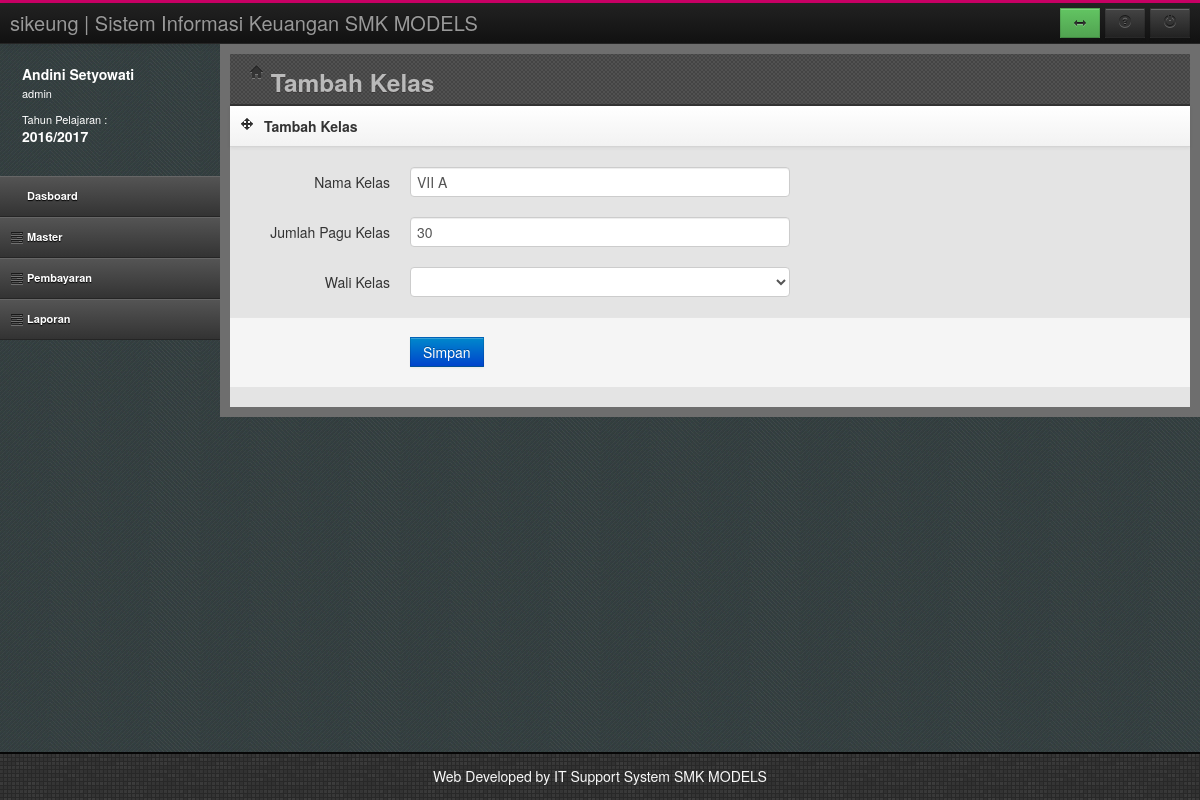
The app's page /index.php?page=addkelas&act=1&id=1 (signed in) with its own data.
### tables this page shows
CREATE TABLE `tahunjar` (
  `TahunAkademik` varchar(20) NOT NULL,
  `Status` varchar(20) DEFAULT NULL,
  PRIMARY KEY (`TahunAkademik`)
);

CREATE TABLE `kelas` (
  `idkelas` int(11) NOT NULL AUTO_INCREMENT,
  `Grade` varchar(5) DEFAULT NULL,
  `Kelas` varchar(50) DEFAULT NULL,
  `JumlahMurid` int(11) DEFAULT NULL,
  `walikelas` varchar(50) DEFAULT NULL,
  PRIMARY KEY (`idkelas`)
);

### addkelas.php (the view, shortened to what this page needs)
<?php
$act = $_GET['act'];
?>
<header class="head">
	<div class="main-bar">
		<h3><i class="icon-home"></i> Tambah Kelas</h3>
	</div>
</header>
<?php
if ($act==0)
{
?>
<div class="row-fluid">
	<div class="span12">
		<div class="box">
			<header>
				<div class="icons"><i class="icon-move"></i></div>
				<h5>Tambah Kelas</h5>
			</header>
			<form class="form-horizontal" action="simpankelas.php?act=0" method="post">
				<br>
				<div class="control-group">
					<label for="text1" class="control-label">Kelas</label>
					<div class="controls with-tooltip">
                                            <select data-placeholder="Pilih Kelas" class="chzn-select span6" tabindex="2"
                                            name="grade">
                                                    <option value="1">1</option>
                                                    <option value="2">2</option>
                                                    <option value="3">3</option>
                                                    <option value="4">4</option>
                                                    <option value="5">5</option>
                                                    <option value="6">6</option>
                                                    <option value="7">7</option>
                                                    <option value="8">8</option>
                                                    <option value="9">9</option>
                                                    <option value="10">10</option>
                                                    <option value="11">11</option>
                                                    <option value="12">12</option>
                                            </select>
					</div>
				</div>
                                <div class="control-group">
					<label for="text1" class="control-label">Nama Kelas</label>
					<div class="controls with-tooltip">
						<input type="text" id="text1" class="span6 input-tooltip" name="Kelas"
						data-original-title="Masukan Nama Kelas - Contoh: VII A" data-placement="bottom"/>
					</div>
				</div>
				<div class="control-group">
					<label for="text1" class="control-label">Jumlah Pagu Kelas</label>
					<div class="controls with-tooltip">
						<input type="text" id="text1" class="span6 input-tooltip" name="JumlahMurid"
						data-original-title="Masukan Jumlah Siswa - Contoh: 30" data-placement="bottom"/>
					</div>
				</div>
				<div class="control-group">
					<label class="control-label">Wali Kelas</label>
					<div class="controls">
						<select data-placeholder="Pilih Kelas" class="chzn-select span6" tabindex="2"
						name="walikelas">
							<option value=""></option>
							<?php
							include("koneksi.php");
							$sql ="select * from guru";
							$rw=mysql_query($sql,$conn);
							while($s=mysql_fetch_array($rw))
							{
							?>
							<option value="<?php echo $s[0];?>"><?php echo $s[1];?></option>
							<?php
							}
							?>
						</select>
					</div>
				</div>
				<div class="form-actions no-margin-bottom">
					<input type="submit" value="Simpan" class="btn btn-primary">
				</div>
			</form>
		</div>
	</div>
</div>
<?php
}
else
{
	$id = $_GET['id'];
	$sql = "select * from kelas where idkelas=$id";
	$rw=mysql_query($sql);
	$rs=mysql_fetch_array($rw)
?>
<div class="row-fluid">
	<div class="span12">
		<div class="box">
			<header>
				<div class="icons"><i class="icon-move"></i></div>
				<h5>Tambah Kelas</h5>
			</header>
			<form class="form-horizontal" action="simpankelas.php?act=1&kelas=<?php echo $id; ?>" method="post">
				<br>
				<div class="control-group">
					<label for="text1" class="control-label">Nama Kelas</label>
					<div class="controls with-tooltip">
						<input type="text" id="text1" class="span6 input-tooltip" name="Kelas"
						data-original-title="Masukan Nama Kelas - Contoh: VII A" data-placement="bottom"
						value="<?php echo $rs[2];?>"/>
					</div>
					</div>
				<div class="control-group">
					<label for="text1" class="control-label">Jumlah Pagu Kelas</label>
					<div class="controls with-tooltip">
						<input type="text" id="text1" class="span6 input-tooltip" name="JumlahMurid"
						data-original-title="Masukan Jumlah Siswa - Contoh: 30" data-placement="bottom"
						value="<?php echo $rs[3];?>"/>
					</div>
				</div>
				<div class="control-group">
					<label class="control-label">Wali Kelas</label>
					<div class="controls">
						<select data-placeholder="Pilih Kelas" class="chzn-select span6" tabindex="2"
						name="walikelas">
							<option value=""></option>
							<?php
							include("koneksi.php");
							$sql ="select * from guru";
							$rw=mysql_query($sql,$conn);
							while($s=mysql_fetch_array($rw))
							{
							?>
							<option value="<?php echo $s[0];?>"><?php echo $s[1];?></option>
							<?php
							}
							?>
						</select>
					</div>
				</div>
				<div class="form-actions no-margin-bottom">
						<input type="submit" value="Simpan" class="btn btn-primary">
					</div>
			</form>
		</div>
	</div>
</div>
<?php
}
?>

### usersesion.php
<div class="media user-media hidden-phone">
	<div class="media-body hidden-tablet">
		<h5 class="media-heading"><?php echo $LogNamaUser;?></h5>
		<ul class="unstyled user-info">
			<li><?php echo $LogHak;?><br/><br/></li>
			<li>Tahun Pelajaran : <br/>
				<h5 class="media-heading"><?php echo $TahunAktif ;?></h5>
			</li>
		</ul>
	</div>
</div>

### assets/css/style.css (style rules this page uses)
html, body { height: 100%; }
.head { height: 40px; padding-bottom: 10px; *zoom: 1; }
.head:before, .head:after { display: table; content: ""; line-height: 0; }
.head:after { clear: both; }
.head .main-bar { margin-left: 20px; position: relative; }
#left .user-media { color: #fff; padding: 20px 0 20px 10px; }
#left .user-media .media-body { float: left; margin-left: 12px; }
#left .user-media .media-body h5 { margin-bottom: 3px; }
#left .user-media .media-body .user-info li { line-height: 13px; font-size: 11px; }
.head { background-color: #444444; background-image: url("../img/bg.png"); background-repeat: repeat; border-bottom: 2px solid #333333; }
.head .main-bar h3 { color: #BABABA; line-height: 29px; text-shadow: 0 1px 0 rgba(51, 47, 47, 0.6); }
.box { margin-bottom: 10px; position: relative; width: 100%; }
.box header { background-color: #fafafa; background-image: -moz-linear-gradient(top, #ffffff, #f2f2f2); background-image: -webkit-gradient(linear, 0 0, 0 100%, from(#ffffff), to(#f2f2f2)); background-image: -webkit-linear-gradient(top, #ffffff, #f2f2f2); background-image: -o-linear-gradient(top, #ffffff, #f2f2f2); background-image: linear-gradient(to bottom, #ffffff, #f2f2f2); background-repeat: repeat-x; filter: progid:DXImageTransform.Microsoft.gradient(startColorstr='#ffffffff', endColorstr='#fff2f2f2', GradientType=0); border-bottom: 1px solid #d4d4d4; -webkit-box-shadow: 0 1px 4px rgba(0, 0, 0, 0.065); -moz-box-shadow: 0 1px 4px rgba(0, 0, 0, 0.065); box-shadow: 0 1px 4px rgba(0, 0, 0, 0.065); *zoom: 1; }
.box header:before, .box header:after { display: table; content: ""; line-height: 0; }
.box header:after { clear: both; }
.box header .icons, .box header h5 { float: left; margin: 0; }
.box header .icons { float: left; display: block; padding: 10px 5px 10px 10px; }
.box header h5 { margin: 10px 0 10px 5px; }
.btn { -webkit-border-radius: 0; -moz-border-radius: 0; border-radius: 0; }

### records on screen
tahunjar: TahunAkademik "2016/2017"
kelas: Kelas "VII A", JumlahMurid "30"

### other values on screen
$LogNamaUser "Andini Setyowati"
$LogHak "admin"
